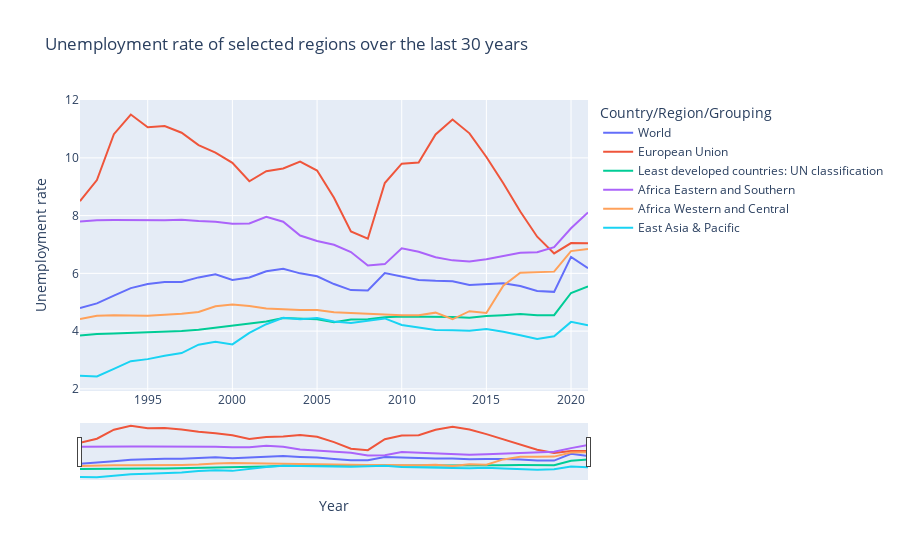

Source (notebook cell):
### Markdown cell above
Add a range slider

### Code cell
fig2.update_layout(
    xaxis=dict(
        rangeslider=dict(
            visible=True
        ),
        type="date"
    )
)

fig2.update_layout(
    xaxis_title="Year", yaxis_title="Unemployment rate"
)

fig2.show()

### Figure 1 — Plotly figure (JSON) as saved in the notebook; plotly's stock layout.template omitted (floating-point values rounded to 4 significant figures)
{"data": [{"hovertemplate": "Country/Region/Grouping=World<br>Year=%{x}<br>value=%{y}<extra></extra>", "legendgroup": "World", "line": {"color": "#636efa", "dash": "solid"}, "marker": {"symbol": "circle"}, "mode": "lines", "name": "World", "orientation": "v", "showlegend": true, "type": "scatter", "x": ["1991", "1992", "1993", "1994", "1995", "1996", "1997", "1998", "1999", "2000", "2001", "2002", "2003", "2004", "2005", "2006", "2007", "2008", "2009", "2010", "2011", "2012", "2013", "2014", "2015", "2016", "2017", "2018", "2019", "2020", "2021"], "xaxis": "x", "y": [4.8, 4.96, 5.23, 5.49, 5.63, 5.7, 5.7, 5.86, 5.97, 5.77, 5.86, 6.07, 6.16, 6, 5.9, 5.63, 5.42, 5.41, 6.01, 5.9, 5.77, 5.74, 5.73, 5.6, 5.62, 5.66, 5.56, 5.39, 5.36, 6.57, 6.18], "yaxis": "y"}, {"hovertemplate": "Country/Region/Grouping=European Union<br>Year=%{x}<br>value=%{y}<extra></extra>", "legendgroup": "European Union", "line": {"color": "#EF553B", "dash": "solid"}, "marker": {"symbol": "circle"}, "mode": "lines", "name": "European Union", "orientation": "v", "showlegend": true, "type": "scatter", "x": ["1991", "1992", "1993", "1994", "1995", "1996", "1997", "1998", "1999", "2000", "2001", "2002", "2003", "2004", "2005", "2006", "2007", "2008", "2009", "2010", "2011", "2012", "2013", "2014", "2015", "2016", "2017", "2018", "2019", "2020", "2021"], "xaxis": "x", "y": [8.5, 9.23, 10.82, 11.5, 11.06, 11.1, 10.87, 10.44, 10.18, 9.83, 9.19, 9.54, 9.63, 9.87, 9.56, 8.62, 7.45, 7.2, 9.13, 9.8, 9.84, 10.81, 11.33, 10.85, 10.03, 9.12, 8.14, 7.27, 6.69, 7.05, 7.04], "yaxis": "y"}, {"hovertemplate": "Country/Region/Grouping=Least developed countries: UN classification<br>Year=%{x}<br>value=%{y}<extra></extra>", "legendgroup": "Least developed countries: UN classification", "line": {"color": "#00cc96", "dash": "solid"}, "marker": {"symbol": "circle"}, "mode": "lines", "name": "Least developed countries: UN classification", "orientation": "v", "showlegend": true, "type": "scatter", "x": ["1991", "1992", "1993", "1994", "1995", "1996", "1997", "1998", "1999", "2000", "2001", "2002", "2003", "2004", "2005", "2006", "2007", "2008", "2009", "2010", "2011", "2012", "2013", "2014", "2015", "2016", "2017", "2018", "2019", "2020", "2021"], "xaxis": "x", "y": [3.85, 3.9, 3.92, 3.94, 3.95, 3.96, 4, 4.05, 4.12, 4.18, 4.24, 4.33, 4.45, 4.42, 4.41, 4.31, 4.4, 4.41, 4.48, 4.51, 4.51, 4.51, 4.49, 4.46, 4.52, 4.55, 4.59, 4.55, 4.55, 5.32, 5.55], "yaxis": "y"}, {"hovertemplate": "Country/Region/Grouping=Africa Eastern and Southern<br>Year=%{x}<br>value=%{y}<extra></extra>", "legendgroup": "Africa Eastern and Southern", "line": {"color": "#ab63fa", "dash": "solid"}, "marker": {"symbol": "circle"}, "mode": "lines", "name": "Africa Eastern and Southern", "orientation": "v", "showlegend": true, "type": "scatter", "x": ["1991", "1992", "1993", "1994", "1995", "1996", "1997", "1998", "1999", "2000", "2001", "2002", "2003", "2004", "2005", "2006", "2007", "2008", "2009", "2010", "2011", "2012", "2013", "2014", "2015", "2016", "2017", "2018", "2019", "2020", "2021"], "xaxis": "x", "y": [7.8, 7.84, 7.85, 7.84, 7.83, 7.84, 7.86, 7.81, 7.79, 7.72, 7.73, 7.96, 7.79, 7.31, 7.12, 6.99, 6.74, 6.27, 6.32, 6.87, 6.75, 6.56, 6.45, 6.41, 6.49, 6.61, 6.71, 6.73, 6.91, 7.56, 8.11], "yaxis": "y"}, {"hovertemplate": "Country/Region/Grouping=Africa Western and Central<br>Year=%{x}<br>value=%{y}<extra></extra>", "legendgroup": "Africa Western and Central", "line": {"color": "#FFA15A", "dash": "solid"}, "marker": {"symbol": "circle"}, "mode": "lines", "name": "Africa Western and Central", "orientation": "v", "showlegend": true, "type": "scatter", "x": ["1991", "1992", "1993", "1994", "1995", "1996", "1997", "1998", "1999", "2000", "2001", "2002", "2003", "2004", "2005", "2006", "2007", "2008", "2009", "2010", "2011", "2012", "2013", "2014", "2015", "2016", "2017", "2018", "2019", "2020", "2021"], "xaxis": "x", "y": [4.42, 4.53, 4.55, 4.54, 4.53, 4.57, 4.6, 4.66, 4.86, 4.92, 4.87, 4.78, 4.75, 4.73, 4.73, 4.65, 4.63, 4.6, 4.58, 4.55, 4.55, 4.64, 4.41, 4.69, 4.63, 5.57, 6.02, 6.04, 6.06, 6.77, 6.84], "yaxis": "y"}, {"hovertemplate": "Country/Region/Grouping=East Asia & Pacific<br>Year=%{x}<br>value=%{y}<extra></extra>", "legendgroup": "East Asia & Pacific", "line": {"color": "#19d3f3", "dash": "solid"}, "marker": {"symbol": "circle"}, "mode": "lines", "name": "East Asia & Pacific", "orientation": "v", "showlegend": true, "type": "scatter", "x": ["1991", "1992", "1993", "1994", "1995", "1996", "1997", "1998", "1999", "2000", "2001", "2002", "2003", "2004", "2005", "2006", "2007", "2008", "2009", "2010", "2011", "2012", "2013", "2014", "2015", "2016", "2017", "2018", "2019", "2020", "2021"], "xaxis": "x", "y": [2.45, 2.43, 2.69, 2.96, 3.03, 3.15, 3.24, 3.53, 3.63, 3.54, 3.94, 4.24, 4.46, 4.41, 4.45, 4.33, 4.28, 4.36, 4.44, 4.21, 4.12, 4.04, 4.03, 4.01, 4.07, 3.98, 3.86, 3.73, 3.82, 4.32, 4.2], "yaxis": "y"}], "layout": {"autosize": true, "legend": {"title": {"text": "Country/Region/Grouping"}, "tracegroupgap": 0}, "title": {"text": "Unemployment rate of selected regions over the last 30 years "}, "xaxis": {"anchor": "y", "autorange": true, "domain": [0, 1], "range": ["1991-01-01", "2021-01-01"], "rangeslider": {"autorange": true, "range": ["1991-01-01", "2021-01-01"], "visible": true, "yaxis": {"_template": null, "rangemode": "match"}}, "title": {"text": "Year"}, "type": "date"}, "yaxis": {"anchor": "x", "autorange": true, "domain": [0, 1], "range": [1.926, 12.0], "title": {"text": "Unemployment rate"}, "type": "linear"}}}
